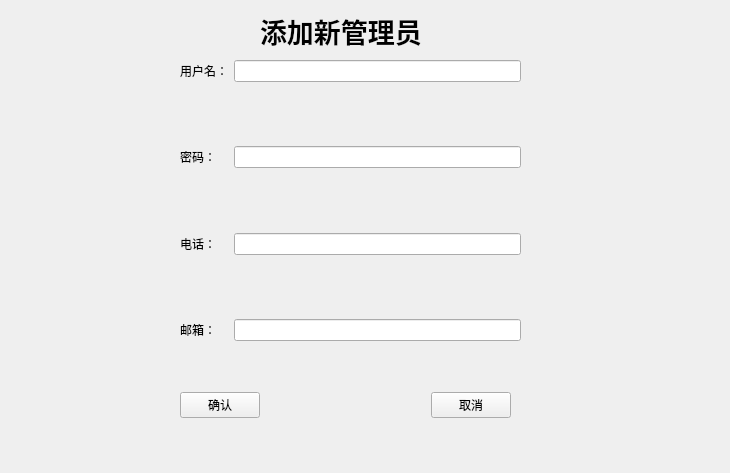
<?xml version="1.0" encoding="UTF-8"?>
<ui version="4.0">
 <class>Form</class>
 <widget class="QWidget" name="Form">
  <property name="geometry">
   <rect>
    <x>0</x>
    <y>0</y>
    <width>730</width>
    <height>473</height>
   </rect>
  </property>
  <property name="windowTitle">
   <string>Form</string>
  </property>
  <widget class="QLabel" name="label_5">
   <property name="geometry">
    <rect>
     <x>260</x>
     <y>10</y>
     <width>221</width>
     <height>41</height>
    </rect>
   </property>
   <property name="font">
    <font>
     <family>Arial Black</family>
     <pointsize>20</pointsize>
     <weight>75</weight>
     <bold>true</bold>
    </font>
   </property>
   <property name="text">
    <string>添加新管理员</string>
   </property>
  </widget>
  <widget class="QWidget" name="layoutWidget">
   <property name="geometry">
    <rect>
     <x>180</x>
     <y>60</y>
     <width>341</width>
     <height>281</height>
    </rect>
   </property>
   <layout class="QFormLayout" name="formLayout">
    <item row="1" column="0">
     <widget class="QLabel" name="label">
      <property name="text">
       <string>用户名：</string>
      </property>
     </widget>
    </item>
    <item row="1" column="1">
     <widget class="QLineEdit" name="lineEdit"/>
    </item>
    <item row="3" column="0">
     <widget class="QLabel" name="label_2">
      <property name="text">
       <string>密码：</string>
      </property>
     </widget>
    </item>
    <item row="3" column="1">
     <widget class="QLineEdit" name="lineEdit_2"/>
    </item>
    <item row="5" column="0">
     <widget class="QLabel" name="label_3">
      <property name="text">
       <string>电话：</string>
      </property>
     </widget>
    </item>
    <item row="5" column="1">
     <widget class="QLineEdit" name="lineEdit_3"/>
    </item>
    <item row="7" column="0">
     <widget class="QLabel" name="label_4">
      <property name="text">
       <string>邮箱：</string>
      </property>
     </widget>
    </item>
    <item row="7" column="1">
     <widget class="QLineEdit" name="lineEdit_4"/>
    </item>
    <item row="2" column="1">
     <spacer name="verticalSpacer">
      <property name="orientation">
       <enum>Qt::Vertical</enum>
      </property>
      <property name="sizeHint" stdset="0">
       <size>
        <width>20</width>
        <height>40</height>
       </size>
      </property>
     </spacer>
    </item>
    <item row="4" column="1">
     <spacer name="verticalSpacer_2">
      <property name="orientation">
       <enum>Qt::Vertical</enum>
      </property>
      <property name="sizeHint" stdset="0">
       <size>
        <width>20</width>
        <height>40</height>
       </size>
      </property>
     </spacer>
    </item>
    <item row="6" column="1">
     <spacer name="verticalSpacer_3">
      <property name="orientation">
       <enum>Qt::Vertical</enum>
      </property>
      <property name="sizeHint" stdset="0">
       <size>
        <width>20</width>
        <height>40</height>
       </size>
      </property>
     </spacer>
    </item>
   </layout>
  </widget>
  <widget class="QWidget" name="layoutWidget">
   <property name="geometry">
    <rect>
     <x>180</x>
     <y>390</y>
     <width>331</width>
     <height>30</height>
    </rect>
   </property>
   <layout class="QHBoxLayout" name="horizontalLayout">
    <item>
     <widget class="QPushButton" name="pushButton">
      <property name="text">
       <string>确认</string>
      </property>
     </widget>
    </item>
    <item>
     <spacer name="horizontalSpacer">
      <property name="orientation">
       <enum>Qt::Horizontal</enum>
      </property>
      <property name="sizeHint" stdset="0">
       <size>
        <width>40</width>
        <height>20</height>
       </size>
      </property>
     </spacer>
    </item>
    <item>
     <widget class="QPushButton" name="pushButton_2">
      <property name="text">
       <string>取消</string>
      </property>
     </widget>
    </item>
   </layout>
  </widget>
 </widget>
 <resources/>
 <connections/>
</ui>
